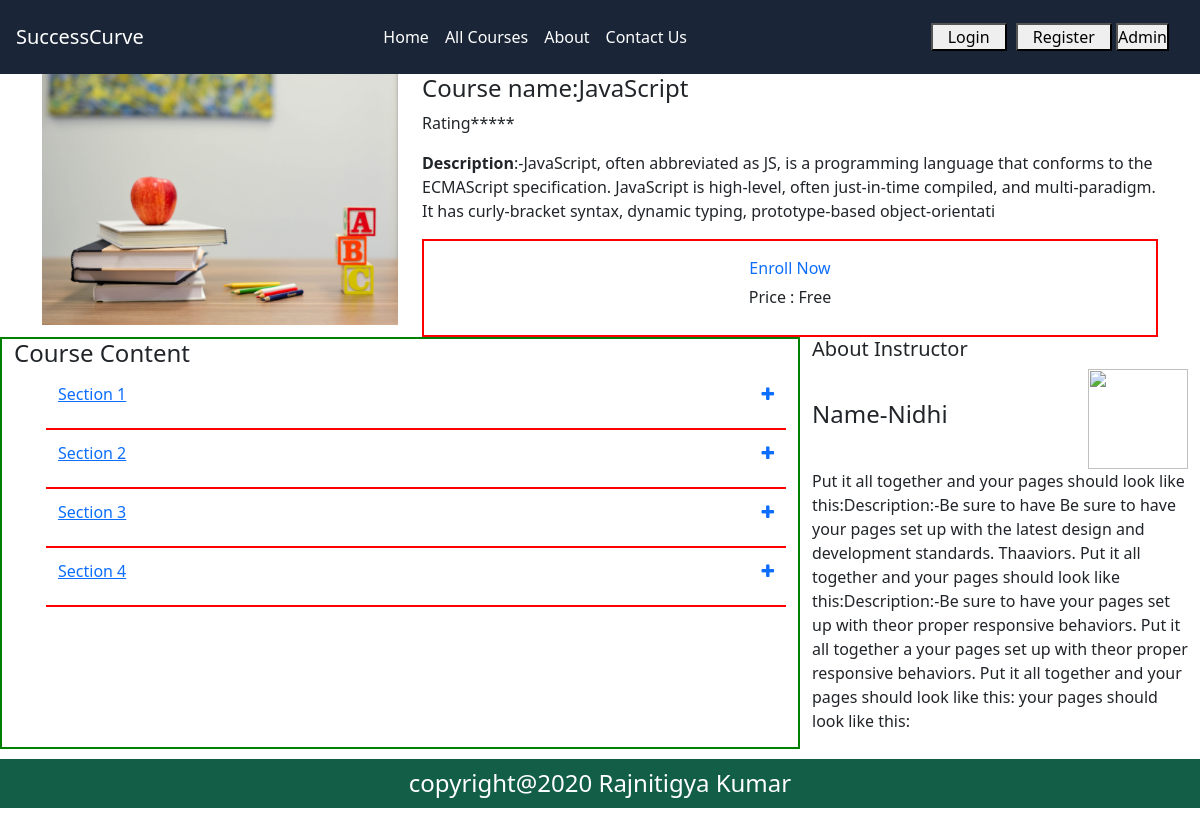
The page /course.php?courseid=8 on the database its author committed.
### tables this page shows
CREATE TABLE `course` (
  `course_id` int(20) NOT NULL,
  `cat_id` int(20) NOT NULL,
  `class_id` int(20) NOT NULL,
  `course_name` varchar(30) NOT NULL,
  `course_icon` varchar(30) NOT NULL,
  `course_desc` text NOT NULL,
  `course_level` varchar(30) NOT NULL,
  `course_ins` varchar(30) NOT NULL,
  `course_fee` varchar(30) NOT NULL,
  `student_id` int(20) NOT NULL
);

### course.php (the view, shortened to what this page needs)
<!doctype html>
<html lang="en">
  <head>
        <link rel="stylesheet" type="text/css" href="css/style.css">
        <link rel="stylesheet" href="https://stackpath.bootstrapcdn.com/bootstrap/4.5.2/css/bootstrap.min.css">
        <link rel="stylesheet" href="https://maxcdn.bootstrapcdn.com/font-awesome/4.7.0/css/font-awesome.min.css">
          </head>
          <body>
<?php
include("navbar.php"); ?>
     <?php include("db.php"); ?>
    <?php
        $id=$_GET['courseid'];
        $get_course=$con->prepare("select * from course where course_id=$id");
        $get_course->setFetchMode(PDO::FETCH_ASSOC);
        $get_course->execute();
        $count=$get_course->rowCount();
        while($row=$get_course->fetch()):
                $course_name=$row['course_name'];
                $course_icon=$row['course_icon'];
                $course_desc=$row['course_desc'];
                $course_ins=$row['course_ins'];
                $course_fee=$row['course_fee'];
                $course_icon=$row['course_icon'];
            endwhile;
        ?>
    <?php
    if($count == 0)
    {
        echo"Error Found OOPs";
    }
    else
    {
    ?>
    <div class="container">
    <div class="row">
        <div class="col-md-4">
            <img src="image/<?php echo $course_icon;?>">
        </div>
        <div class="col-md-8">
            <h4>Course name:<?php echo $course_name;  ?></h4>
            <p>Rating*****</p>
            <p><b>Description</b>:-<?php echo $course_desc;  ?></p>
            <div class="enroll">
                <a href="#">Enroll Now</a>
                <p>Price : <?php echo $course_fee;  ?></p>
            </div>
        </div>
    </div>
    </div>
        <div class="container-fluid">
            <div class="row">
                <div class="col-lg-8" id="course_content">
                    <h4> Course Content</h4>
                        <ul>
                            <li id="section_list">
                                <div class="section-header" >
                                        <button type="button" class="btn btn-link" data-toggle="collapse" data-target="#section1">
                                            <p>Section 1</p>
                                            <p> <i class="fa fa-plus"></i></p>
                                        </button>
                                </div>
                            </li>
                            <li id="section_list">
                                <div class="section-header" >
                                        <button type="button" class="btn btn-link" data-toggle="collapse" data-target="#section2">
                                            <p>Section 2</p>
                                            <p> <i class="fa fa-plus"></i></p>
                                        </button>
                                </div>
                            </li>
                            <li id="section_list">
                                <div class="section-header" >
                                        <button type="button" class="btn btn-link" data-toggle="collapse" data-target="#section3">
                                            <p>Section 3</p>
                                            <p> <i class="fa fa-plus"></i></p>
                                        </button>
                                </div>
                            </li>
                            <li id="section_list">
                                <div class="section-header" >
                                        <button type="button" class="btn btn-link" data-toggle="collapse" data-target="#section4">
                                            <p>Section 4</p>
                                            <p> <i class="fa fa-plus"></i></p>
                                        </button>
                                </div>
                            </li>
                        </ul>
                </div>
                <div class="col-lg-4">
                    <h5>About Instructor</h5>
                    <div class="d-flex instructor">
                        <h4 >Name-<?php echo $course_ins;  ?></h4>
                        <div>
                          <img class="m-auto" src="image/img1.jpg" width="100px" height="100px;">
                        </div>
                    </div>
                    <p>Put it all together and your pages should look like this:Description:-Be sure to have Be sure to have your pages set up with the latest design and development standards. Thaaviors.
                     Put it all together and your pages should look like this:Description:-Be sure to have your pages set up with theor proper responsive behaviors. Put it all together a your pages set up with theor proper responsive behaviors. Put it all together and your pages should look like this: your pages should look like this:</p>
                </div>
            </div>
        </div>
        <div class=" text-center" >
  <h4 id="copyright" >
  copyright@2020 Rajnitigya Kumar</h4>
</div>
</body>
</html>
<?php
}
?>

### css/style.css (style rules this page uses)
* { margin:0; box-sizing: border-box; padding: 0; }
#copyright { background:#135e46; padding:10px; color:white; }
#section_list { list-style: none; border-bottom: 2px solid red; margin-bottom: 5px; }
.section-header button { width:100%; justify-content: space-between; display: flex; border: none; }

### course.php (style rules this page uses)
ul li { list-style: none; }
.container-fluid { margin-bottom: 10px; }
.instructor { display: inline-flex; justify-content: space-between; align-items: center; }
.enroll { padding: 10px; border:2px solid red; display: flex; align-items: center; flex-direction: column; }
.enroll a { text-decoration: none; padding:5px; }
#course_content { border:2px solid green; }
.col-md-4 img { width:100%; }

### rows shown on the page
course: course_icon (picture), course_name "JavaScript", course_desc "JavaScript, often abbreviated as JS, is a programming language that conforms to the ECMAScript specification. JavaScript is high-level, often just-in-time compiled, and multi-paradigm. It has curly-bracket syntax, dynamic typing, prototype-based object-orientati", course_fee "Free", course_ins "Nidhi"
